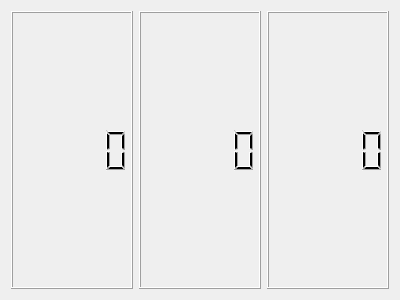
<?xml version="1.0" encoding="UTF-8"?>
<ui version="4.0">
 <class>Widget</class>
 <widget class="QWidget" name="Widget">
  <property name="geometry">
   <rect>
    <x>0</x>
    <y>0</y>
    <width>400</width>
    <height>300</height>
   </rect>
  </property>
  <property name="windowTitle">
   <string>Widget</string>
  </property>
  <layout class="QHBoxLayout" name="horizontalLayout">
   <item>
    <widget class="QLCDNumber" name="lcdNumber_3"/>
   </item>
   <item>
    <widget class="QLCDNumber" name="lcdNumber_2">
     <property name="sizePolicy">
      <sizepolicy hsizetype="Minimum" vsizetype="Minimum">
       <horstretch>0</horstretch>
       <verstretch>0</verstretch>
      </sizepolicy>
     </property>
    </widget>
   </item>
   <item>
    <widget class="QLCDNumber" name="lcdNumber"/>
   </item>
  </layout>
 </widget>
 <layoutdefault spacing="6" margin="11"/>
 <resources/>
 <connections/>
</ui>
